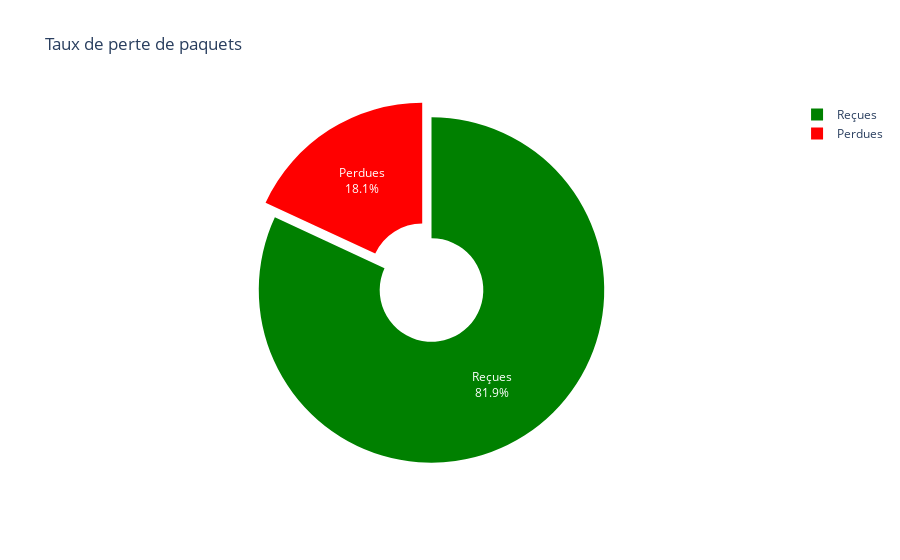

This figure's notebook cell:
### Code cell
from IPython.display import Image
import plotly.express as px
import plotly.graph_objects as go


labels = ['Reçues', 'Perdues']
sizes = [received, total - received]
colors = ['green', 'red']

fig = go.Figure(data=[go.Pie(labels=labels, values=sizes, hole=.3, 
                             marker=dict(colors=colors), 
                             textinfo='label+percent', 
                             pull=[0, 0.1])])
fig.update_layout(title_text='Taux de perte de paquets')
fig.show()

### Figure 1 — Plotly figure (JSON) as saved in the notebook; plotly's stock layout.template omitted (floating-point values rounded to 4 significant figures)
{"data": [{"hole": 0.3, "labels": ["Reçues", "Perdues"], "marker": {"colors": ["green", "red"]}, "pull": [0, 0.1], "textinfo": "label+percent", "type": "pie", "values": [65722, 14500]}], "layout": {"title": {"text": "Taux de perte de paquets"}}}
